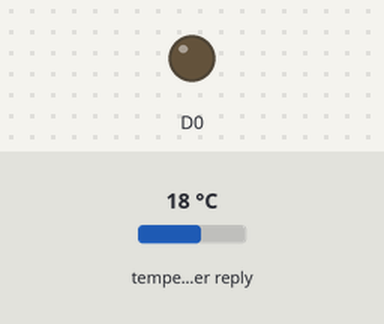
This sketch was run on a simulated ESP8266 (NodeMCU). Parts: output pins drawn as LEDs (lit = HIGH). Inputs (shaded band) come from the test bench; at power-on: temperature in the weather reply 18 °C. WiFi joins after 1.5 s; servers stay silent unless stated; EEPROM starts erased; web services answer with replies made up by the test bench; what the sketch prints to the serial monitor is not drawn.

Above: at 0.0 s.
At 4.4 s:
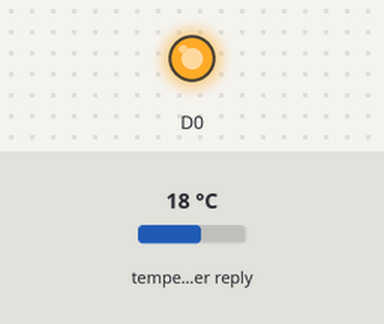
Timing chart, 0 to 5.9 s (numbered marks = the images above):
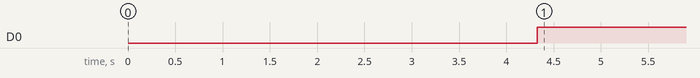

Measured:
- by itself, D0: LOW → HIGH at 4.3 s

The sketch:

Weather.ino
```cpp
#include <ArduinoJson.h>
#include <ESP8266WiFi.h>
#include <Wire.h>
#include <EEPROM.h>
#include <SoftwareSerial.h>
SoftwareSerial s(3,1);
const char* ssid     = "your WIFI name";
const char* password = "your password";
int weather[4];

const char* host = "api.openweathermap.org";
String line;

void setup() {
  //Wire.onRequest(requestEvent);
  EEPROM.begin(256);
  s.begin(57600);
  pinMode(D0,OUTPUT);

  delay(10);


  // We start by connecting to a WiFi network

  s.println();
  s.println();
  s.print("Connecting to ");
  s.println(ssid);

  WiFi.begin(ssid, password);

  while (WiFi.status() != WL_CONNECTED) {
    delay(500);
    s.print(".");
  }

  s.println("");
  s.println("WiFi connected");
  s.println("IP address: ");
  s.println(WiFi.localIP());

    jsonGet();
}

void loop() {

   StaticJsonBuffer<2000> jsonBuffer;
   JsonObject& root = jsonBuffer.parseObject(line);
   if (!root.success()) {
    s.println("parseObject() failed");
     jsonGet();
    return;
  }else{digitalWrite(D0,HIGH);}


                              //Send to Serial

  float tempK = root["main"]["temp"];

  int pressurehPa = root["main"]["pressure"];

  pressurehPa=(pressurehPa/1.333);

  int wind=(root["wind"]["speed"]);


  EEPROM.write(1,(int)round(tempK - 273.15));
  byte hi = highByte(pressurehPa); // Выделяем старший байт
  byte low = lowByte(pressurehPa); // Выделяем младший байт
  EEPROM.write(2,hi);
  EEPROM.write(3,low);
  EEPROM.write(4,wind);
  s.write(EEPROM.read(1));
  s.write(EEPROM.read(2));
  s.write(EEPROM.read(3));
  s.write(EEPROM.read(4));
  delay(50000);
}

void jsonGet() {

  // Use WiFiClient class to create TCP connections
  WiFiClient client;
  const int httpPort = 80;
  if (!client.connect(host, httpPort)) {
    //s.println("connection failed");
    return;
  }

    client.println("GET /data/2.5/weather?id=524901&appid=b65f9a88518f56537fd69b84078beb2e HTTP/1.1");
    client.println("Host: api.openweathermap.org");
    client.println("Connection: close");
    client.println();

  delay(1500);
  // Read all the lines of the reply from server and print them to Serial
  while(client.available()){
    line = client.readStringUntil('\r');
  }
  Serial.print(line);
  Serial.println();
  Serial.println("closing connection");
}
```
